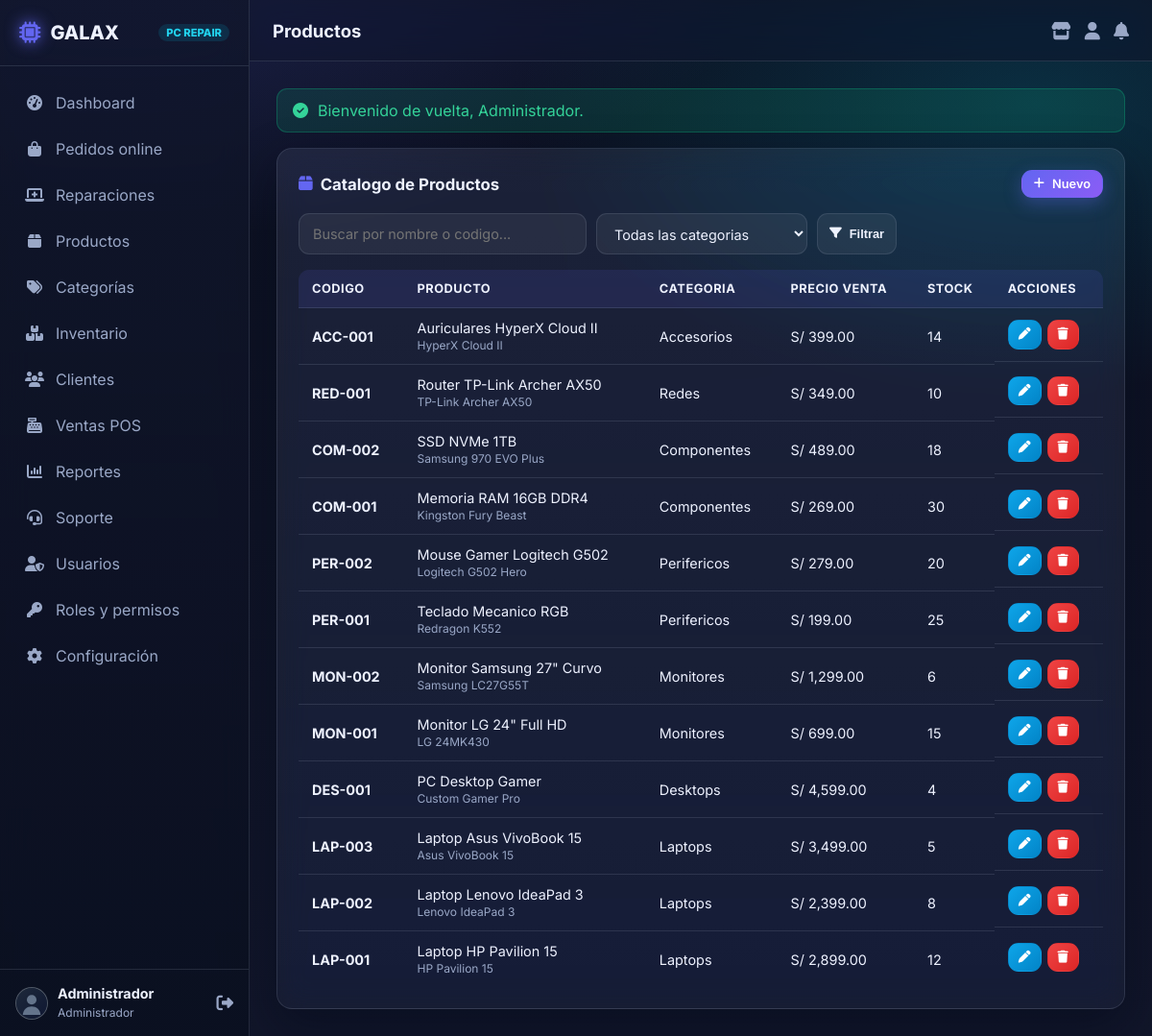
The app's page /modules/products/index.php (signed in) with its own data.
### tables this page shows
CREATE TABLE `usuarios` (
  `id` int(11) NOT NULL AUTO_INCREMENT,
  `nombre` varchar(100) NOT NULL,
  `apellido` varchar(100) NOT NULL,
  `email` varchar(150) NOT NULL,
  `password` varchar(255) NOT NULL,
  `telefono` varchar(20) DEFAULT NULL,
  `direccion` varchar(255) DEFAULT NULL,
  `avatar` varchar(255) DEFAULT NULL,
  `rol_id` int(11) NOT NULL DEFAULT 4,
  `estado` enum('activo','inactivo','bloqueado') NOT NULL DEFAULT 'activo',
  `ultimo_acceso` datetime DEFAULT NULL,
  `created_at` timestamp NOT NULL DEFAULT current_timestamp(),
  `updated_at` timestamp NOT NULL DEFAULT current_timestamp() ON UPDATE current_timestamp(),
  PRIMARY KEY (`id`),
  UNIQUE KEY `email` (`email`),
  KEY `rol_id` (`rol_id`),
  CONSTRAINT `fk_usuarios_rol` FOREIGN KEY (`rol_id`) REFERENCES `roles` (`id`) ON UPDATE CASCADE
);

CREATE TABLE `roles` (
  `id` int(11) NOT NULL AUTO_INCREMENT,
  `nombre` varchar(50) NOT NULL,
  `descripcion` varchar(255) DEFAULT NULL,
  `permisos` text DEFAULT NULL,
  `created_at` timestamp NOT NULL DEFAULT current_timestamp(),
  `updated_at` timestamp NOT NULL DEFAULT current_timestamp() ON UPDATE current_timestamp(),
  PRIMARY KEY (`id`),
  UNIQUE KEY `nombre` (`nombre`)
);

CREATE TABLE `productos` (
  `id` int(11) NOT NULL AUTO_INCREMENT,
  `codigo` varchar(50) NOT NULL,
  `nombre` varchar(150) NOT NULL,
  `descripcion` text DEFAULT NULL,
  `categoria_id` int(11) NOT NULL,
  `marca` varchar(80) DEFAULT NULL,
  `modelo` varchar(80) DEFAULT NULL,
  `precio_compra` decimal(10,2) NOT NULL DEFAULT 0.00,
  `precio_venta` decimal(10,2) NOT NULL DEFAULT 0.00,
  `stock` int(11) NOT NULL DEFAULT 0,
  `stock_minimo` int(11) NOT NULL DEFAULT 5,
  `imagen` varchar(255) DEFAULT NULL,
  `estado` enum('activo','inactivo') NOT NULL DEFAULT 'activo',
  `created_at` timestamp NOT NULL DEFAULT current_timestamp(),
  `updated_at` timestamp NOT NULL DEFAULT current_timestamp() ON UPDATE current_timestamp(),
  `destacado` tinyint(1) NOT NULL DEFAULT 0,
  PRIMARY KEY (`id`),
  UNIQUE KEY `codigo` (`codigo`),
  KEY `categoria_id` (`categoria_id`),
  CONSTRAINT `fk_productos_categoria` FOREIGN KEY (`categoria_id`) REFERENCES `categorias` (`id`) ON UPDATE CASCADE
);

CREATE TABLE `categorias` (
  `id` int(11) NOT NULL AUTO_INCREMENT,
  `nombre` varchar(100) NOT NULL,
  `descripcion` text DEFAULT NULL,
  `icono` varchar(50) DEFAULT 'fa-box',
  `color` varchar(20) DEFAULT '#6366f1',
  `estado` enum('activo','inactivo') NOT NULL DEFAULT 'activo',
  `created_at` timestamp NOT NULL DEFAULT current_timestamp(),
  `updated_at` timestamp NOT NULL DEFAULT current_timestamp() ON UPDATE current_timestamp(),
  PRIMARY KEY (`id`),
  UNIQUE KEY `nombre` (`nombre`)
);

### includes/security.php (called while the page is built, shortened)
<?php
require_once __DIR__ . '/../config/database.php';
function h($value): string
{
    return htmlspecialchars((string)($value ?? ''), ENT_QUOTES | ENT_SUBSTITUTE, 'UTF-8');
}
function flash(string $key, $message = null)
{
    if ($message === null) {
        $value = $_SESSION['flash'][$key] ?? null;
        return $value;
    }
    return null;
}
function isLoggedIn(): bool
{
    return isset($_SESSION['user_id']) && (int)$_SESSION['user_id'] > 0;
}
function currentUser(): ?array
{
    static $user = null;
    if ($user === null) {
        $stmt = db()->prepare(
            'SELECT u.*, r.nombre AS rol_nombre, r.descripcion AS rol_descripcion
               FROM usuarios u JOIN roles r ON u.rol_id = r.id
              WHERE u.id = ? LIMIT 1'
        );
        $stmt->execute([(int)$_SESSION['user_id']]);
        $found = $stmt->fetch();
        $user = $found === false ? null : $found;
    }
    return $user;
}
function currentRole(): string
{
    $user = currentUser();
    return $user['rol_nombre'] ?? 'Invitado';
}
function isAdmin(): bool
{
    return currentRole() === 'Administrador';
}
function effectivePermissions(): array
{
    static $perms = null;
    if ($perms !== null) {
        return $perms;
    }
    $user = currentUser();
    if (isAdmin()) {
        return $perms = ['*'];
    }
    $items = [];
    return $perms = array_values(array_unique($items));
}
function hasPermission(string $permission): bool
{
    $perms = effectivePermissions();
    return in_array('*', $perms, true) || in_array($permission, $perms, true);
}
function requirePermission(string $permission): void
{
    if (!hasPermission($permission)) {
        accessDenied();
    }
}
function normalize_avatar(?string $avatar): string
{
    $value = mb_strtolower(trim((string)$avatar));
    $aliases = [
        'admin' => 'administrador', 'administrator' => 'administrador', 'administradora' => 'mujer',
        'femenino' => 'mujer', 'femenina' => 'mujer', 'female' => 'mujer', 'woman' => 'mujer',
        'masculino' => 'hombre', 'masculina' => 'hombre', 'male' => 'hombre', 'man' => 'hombre',
    ];
    $value = $aliases[$value] ?? $value;
    return isset(AVATAR_FILES[$value]) ? $value : 'neutro';
}
function avatar_url($user = null, ?string $assistant = null): string
{
    $role = is_array($user) ? ($user['rol_nombre'] ?? '') : '';
    $avatar = is_array($user) ? ($user['avatar'] ?? null) : null;
    $key = normalize_avatar($avatar);
    if ($key === 'neutro') {
        return BASE_URL . '/assets/img/neutral-avatar.svg';
    }
    return BASE_URL . '/' . AVATAR_FILES[$key];
}
function avatar_url_from_stored(?string $stored): string
{
    $stored = (string)$stored;
    return avatar_url(['avatar' => $stored]);
}
function money_format_local($amount, ?string $currency = null): string
{
    $currency = $currency ?? config_value('moneda', 'S/');
    return $currency . ' ' . number_format((float)$amount, 2, '.', ',');
}

### config/database.php (called while the page is built, shortened)
<?php
class Database
{
    private static ?Database $instance = null;
    private PDO $pdo;
    private function __construct()
    {
        $dsn = 'mysql:host=' . DB_HOST . ';dbname=' . DB_NAME . ';charset=' . DB_CHARSET;
        try {
            $this->pdo = new PDO($dsn, DB_USER, DB_PASS, [
                PDO::ATTR_ERRMODE            => PDO::ERRMODE_EXCEPTION,
                PDO::ATTR_DEFAULT_FETCH_MODE => PDO::FETCH_ASSOC,
                PDO::ATTR_EMULATE_PREPARES   => false,
                PDO::ATTR_STRINGIFY_FETCHES  => false,
            ]);
            $this->pdo->exec("SET time_zone = '+00:00'");
        } catch (PDOException $e) {
            error_log('[GALAX][DB] ' . $e->getMessage());
            http_response_code(500);
            die('No fue posible conectar con la base de datos. Consulte el registro de errores del servidor.');
        }
    }
    public static function getInstance(): Database
    {
        if (self::$instance === null) {
            self::$instance = new self();
        }
        return self::$instance;
    }
    public function getConnection(): PDO
    {
        return $this->pdo;
    }
}
function db(): PDO
{
    return Database::getInstance()->getConnection();
}
function config_value(string $key, $default = null)
{
    static $cache = [];
    if (!array_key_exists($key, $cache)) {
        try {
            $stmt = db()->prepare('SELECT valor FROM configuracion WHERE clave = ? LIMIT 1');
            $stmt->execute([$key]);
            $row = $stmt->fetch();
            $cache[$key] = $row === false ? $default : $row['valor'];
        } catch (Throwable $e) {
            $cache[$key] = $default;
        }
    }
    return $cache[$key];
}
function company_info(): array
{
    return [
        'nombre'    => config_value('empresa_nombre', SITE_NAME),
        'ruc'       => config_value('empresa_ruc', ''),
        'direccion' => config_value('empresa_direccion', ''),
        'telefono'  => config_value('empresa_telefono', ''),
        'email'     => config_value('empresa_email', ''),
        'whatsapp'  => config_value('whatsapp_numero', ''),
        'moneda'    => config_value('moneda', 'S/'),
        'igv'       => (float)config_value('igv_porcentaje', 18),
    ];
}

### includes/functions.php (called while the page is built, shortened)
<?php
function money($n, ?string $currency = null): string
{
    return money_format_local($n, $currency);
}

### modules/products/index.php (the view, shortened to what this page needs)
<?php
require_once __DIR__ . '/../../includes/functions.php';
requirePermission('productos');
$pageTitle = 'Productos';
$search = trim($_GET['q'] ?? '');
$sql = "SELECT p.*, c.nombre as categoria FROM productos p LEFT JOIN categorias c ON p.categoria_id=c.id WHERE p.estado='activo'";
$params = [];
$sql .= " ORDER BY p.id DESC";
$stmt = db()->prepare($sql);
$stmt->execute($params);
$productos = $stmt->fetchAll();
require_once __DIR__ . '/../../includes/header.php';
?>
<div class="card">
  <div class="card-header">
    <div class="card-title"><i class="fa-solid fa-box"></i> Catalogo de Productos</div>
    <a href="<?= SITE_URL ?>/modules/products/create.php" class="btn btn-primary btn-sm"><i class="fa-solid fa-plus"></i> Nuevo</a>
  </div>
  <form method="GET" style="display:flex;gap:10px;margin-bottom:16px;flex-wrap:wrap;">
    <input type="text" name="q" class="form-control" placeholder="Buscar por nombre o codigo..." value="<?= h($search) ?>" style="max-width:300px;">
    <select name="cat" class="form-control" style="max-width:220px;">
      <option value="0">Todas las categorias</option>
    </select>
    <button class="btn btn-ghost btn-sm"><i class="fa-solid fa-filter"></i> Filtrar</button>
  </form>
  <div class="table-wrap">
    <table>
      <thead><tr><th>Codigo</th><th>Producto</th><th>Categoria</th><th>Precio Venta</th><th>Stock</th><th>Acciones</th></tr></thead>
      <tbody>
      <?php if (empty($productos)): ?>
        <tr><td colspan="6" style="text-align:center;color:var(--muted);">Sin productos</td></tr>
      <?php else: foreach ($productos as $p): ?>
        <tr>
          <td><strong><?= h($p['codigo']) ?></strong></td>
          <td>
            <div><?= h($p['nombre']) ?></div>
            <small style="color:var(--muted);"><?= h($p['marca']) ?> <?= h($p['modelo']) ?></small>
          </td>
          <td><?= h($p['categoria']) ?></td>
          <td><?= money($p['precio_venta']) ?></td>
          <td>
            <?php if ($p['stock'] <= $p['stock_minimo']): ?>
              <span style="color:var(--danger);font-weight:700;"><?= $p['stock'] ?></span>
            <?php else: ?>
              <?= $p['stock'] ?>
            <?php endif; ?>
          </td>
          <td style="display:flex;gap:6px;">
            <a href="<?= SITE_URL ?>/modules/products/edit.php?id=<?= $p['id'] ?>" class="btn btn-info btn-sm btn-icon" title="Editar"><i class="fa-solid fa-pen"></i></a>
            <form method="post" onsubmit="return confirm('¿Desactivar este producto?')" style="margin:0;">
              <button class="btn btn-danger btn-sm btn-icon" type="submit" title="Desactivar"><i class="fa-solid fa-trash"></i></button>
            </form>
          </td>
        </tr>
      <?php endforeach; endif; ?>
      </tbody>
    </table>
  </div>
</div>
<?php require_once __DIR__ . '/../../includes/footer.php'; ?>

### includes/header.php (shortened to what this page needs)
<?php
$currentUser = currentUser();
?>
<!DOCTYPE html>
<html lang="es">
<head>
<title><?= h($pageTitle ?? SITE_NAME) ?> — <?= h(company_info()['nombre']) ?></title>
<link rel="stylesheet" href="https://cdnjs.cloudflare.com/ajax/libs/font-awesome/6.5.0/css/all.min.css">
<link rel="stylesheet" href="<?= BASE_URL ?>/assets/css/style.css">
<link rel="stylesheet" href="<?= BASE_URL ?>/assets/css/theme.css">
</head>
<body>
<?php if (isLoggedIn()): ?>
<div class="app">
  <aside class="sidebar" id="sidebar">
    <div class="sidebar-brand">
      <i class="fa-solid fa-microchip"></i>
      <span>GALAX</span><small>PC REPAIR</small>
    </div>
    <nav class="sidebar-nav">
      <a href="<?= BASE_URL ?>/dashboard/index.php" class="nav-item <?= strpos($_SERVER['PHP_SELF'] ?? '', '/dashboard/')!==false?'active':'' ?>"><i class="fa-solid fa-gauge-high"></i><span>Dashboard</span></a>
      <?php if (hasPermission('pedidos')): ?>
      <a href="<?= BASE_URL ?>/modules/orders/index.php" class="nav-item"><i class="fa-solid fa-bag-shopping"></i><span>Pedidos online</span></a>
      <?php endif; ?>
      <?php if (hasPermission('reparaciones')): ?>
      <a href="<?= BASE_URL ?>/modules/repairs/index.php" class="nav-item"><i class="fa-solid fa-laptop-medical"></i><span>Reparaciones</span></a>
      <?php endif; ?>
      <?php if (hasPermission('productos')): ?>
      <a href="<?= BASE_URL ?>/modules/products/index.php" class="nav-item"><i class="fa-solid fa-box"></i><span>Productos</span></a>
      <?php endif; ?>
      <?php if (hasPermission('categorias')): ?>
      <a href="<?= BASE_URL ?>/modules/categories/index.php" class="nav-item"><i class="fa-solid fa-tags"></i><span>Categorías</span></a>
      <?php endif; ?>
      <?php if (hasPermission('inventario')): ?>
      <a href="<?= BASE_URL ?>/modules/inventory/index.php" class="nav-item"><i class="fa-solid fa-boxes-stacked"></i><span>Inventario</span></a>
      <?php endif; ?>
      <?php if (hasPermission('clientes')): ?>
      <a href="<?= BASE_URL ?>/modules/customers/index.php" class="nav-item"><i class="fa-solid fa-users"></i><span>Clientes</span></a>
      <?php endif; ?>
      <?php if (hasPermission('ventas')): ?>
      <a href="<?= BASE_URL ?>/modules/sales/index.php" class="nav-item"><i class="fa-solid fa-cash-register"></i><span>Ventas POS</span></a>
      <?php endif; ?>
      <?php if (hasPermission('reportes')): ?>
      <a href="<?= BASE_URL ?>/modules/reports/index.php" class="nav-item"><i class="fa-solid fa-chart-column"></i><span>Reportes</span></a>
      <?php endif; ?>
      <?php if (hasPermission('soporte')): ?>
      <a href="<?= BASE_URL ?>/modules/support/index.php" class="nav-item"><i class="fa-solid fa-headset"></i><span>Soporte</span></a>
      <?php endif; ?>
      <?php if (hasPermission('usuarios')): ?>
      <a href="<?= BASE_URL ?>/modules/users/index.php" class="nav-item"><i class="fa-solid fa-user-shield"></i><span>Usuarios</span></a>
      <?php endif; ?>
      <?php if (hasPermission('roles')): ?>
      <a href="<?= BASE_URL ?>/modules/roles/index.php" class="nav-item"><i class="fa-solid fa-key"></i><span>Roles y permisos</span></a>
      <?php endif; ?>
      <?php if (hasPermission('configuracion')): ?>
      <a href="<?= BASE_URL ?>/modules/settings/index.php" class="nav-item"><i class="fa-solid fa-gear"></i><span>Configuración</span></a>
      <?php endif; ?>
    </nav>
    <div class="sidebar-footer">
      <div class="user-mini">
        <img class="avatar-img" src="<?= h(avatar_url_from_stored($currentUser['avatar'] ?? null)) ?>" alt="Avatar">
        <div class="info">
          <strong><?= h($currentUser['nombre']) ?></strong>
          <small><?= h($currentUser['rol_nombre']) ?></small>
        </div>
      </div>
      <a href="<?= BASE_URL ?>/auth/logout.php" class="logout-btn" title="Cerrar sesión"><i class="fa-solid fa-right-from-bracket"></i></a>
    </div>
  </aside>
  <div class="main">
    <header class="topbar">
      <div class="topbar-title"><?= h($pageTitle ?? 'Dashboard') ?></div>
      <div class="topbar-actions">
        <a class="icon-btn" href="<?= BASE_URL ?>/shop/index.php" title="Ver tienda"><i class="fa-solid fa-store"></i></a>
        <a class="icon-btn" href="<?= BASE_URL ?>/shop/portal.php" title="Mi cuenta"><i class="fa-solid fa-user"></i></a>
        <a class="icon-btn" href="<?= BASE_URL ?>/modules/support/index.php" title="Soporte">
          <i class="fa-solid fa-bell"></i>
        </a>
      </div>
    </header>
    <main class="content">
      <?php if ($m = flash('success')): ?><div class="alert alert-success animate-in"><i class="fa-solid fa-circle-check"></i> <?= h($m) ?></div><?php endif; ?>
<?php else: ?>
<div class="auth-wrapper" style="background:radial-gradient(900px 500px at 15% -10%,rgba(79,70,229,.25),transparent 60%),linear-gradient(180deg,#080d1f,#0f1732);min-height:100vh;">
<?php endif; ?>

### assets/css/theme.css (style rules this page uses)
:root { --gx-navy: #080d1f; --gx-navy-2: #0f1732; --gx-surface: rgba(255,255,255,.055); --gx-surface-strong: rgba(255,255,255,.09); --gx-border: rgba(148,163,184,.18); --gx-text: #eef2ff; --gx-muted: #9aa8c7; --gx-indigo: #4f46e5; --gx-purple: #7c3aed; --gx-cyan: #22d3ee; --gx-blue: #2563eb; --gx-radius: 16px; --gx-radius-sm: 11px; --gx-shadow: 0 18px 48px rgba(2,6,23,.42); --gx-max: 1240px; --primary: #6366f1; --primary-2: #8b5cf6; --accent: #22d3ee; --border: var(--gx-border); --text: var(--gx-text); --muted: var(--gx-muted); --radius: var(--gx-radius); --radius-sm: var(--gx-radius-sm); --shadow: var(--gx-shadow); }
html { scroll-behavior: smooth; }
.avatar-img { width:34px; height:34px; border-radius:50%; object-fit:cover; border:1px solid rgba(255,255,255,.22); background:#1e293b; }

### records on screen
usuarios: nombre "Administrador", rol.nombre "Administrador"
productos: codigo "ACC-001", nombre "Auriculares HyperX Cloud II", marca "HyperX", modelo "Cloud II", categoria.nombre "Accesorios", precio_venta "S/ 399.00", stock "14"
productos: codigo "RED-001", nombre "Router TP-Link Archer AX50", marca "TP-Link", modelo "Archer AX50", categoria.nombre "Redes", precio_venta "S/ 349.00", stock "10"
productos: codigo "COM-002", nombre "SSD NVMe 1TB", marca "Samsung", modelo "970 EVO Plus", categoria.nombre "Componentes", precio_venta "S/ 489.00", stock "18"
productos: codigo "COM-001", nombre "Memoria RAM 16GB DDR4", marca "Kingston", modelo "Fury Beast", categoria.nombre "Componentes", precio_venta "S/ 269.00", stock "30"
productos: codigo "PER-002", nombre "Mouse Gamer Logitech G502", marca "Logitech", modelo "G502 Hero", categoria.nombre "Perifericos", precio_venta "S/ 279.00", stock "20"
productos: codigo "PER-001", nombre "Teclado Mecanico RGB", marca "Redragon", modelo "K552", categoria.nombre "Perifericos", precio_venta "S/ 199.00", stock "25"
productos: codigo "MON-002", nombre "Monitor Samsung 27\" Curvo", marca "Samsung", modelo "LC27G55T", categoria.nombre "Monitores", precio_venta "S/ 1,299.00", stock "6"
productos: codigo "MON-001", nombre "Monitor LG 24\" Full HD", marca "LG", modelo "24MK430", categoria.nombre "Monitores", precio_venta "S/ 699.00", stock "15"
productos: codigo "DES-001", nombre "PC Desktop Gamer", marca "Custom", modelo "Gamer Pro", categoria.nombre "Desktops", precio_venta "S/ 4,599.00", stock "4"
productos: codigo "LAP-003", nombre "Laptop Asus VivoBook 15", marca "Asus", modelo "VivoBook 15", categoria.nombre "Laptops", precio_venta "S/ 3,499.00", stock "5"
productos: codigo "LAP-002", nombre "Laptop Lenovo IdeaPad 3", marca "Lenovo", modelo "IdeaPad 3", categoria.nombre "Laptops", precio_venta "S/ 2,399.00", stock "8"
productos: codigo "LAP-001", nombre "Laptop HP Pavilion 15", marca "HP", modelo "Pavilion 15", categoria.nombre "Laptops", precio_venta "S/ 2,899.00", stock "12"

### other values on screen
$pageTitle "Productos"
$m "Bienvenido de vuelta, Administrador."
